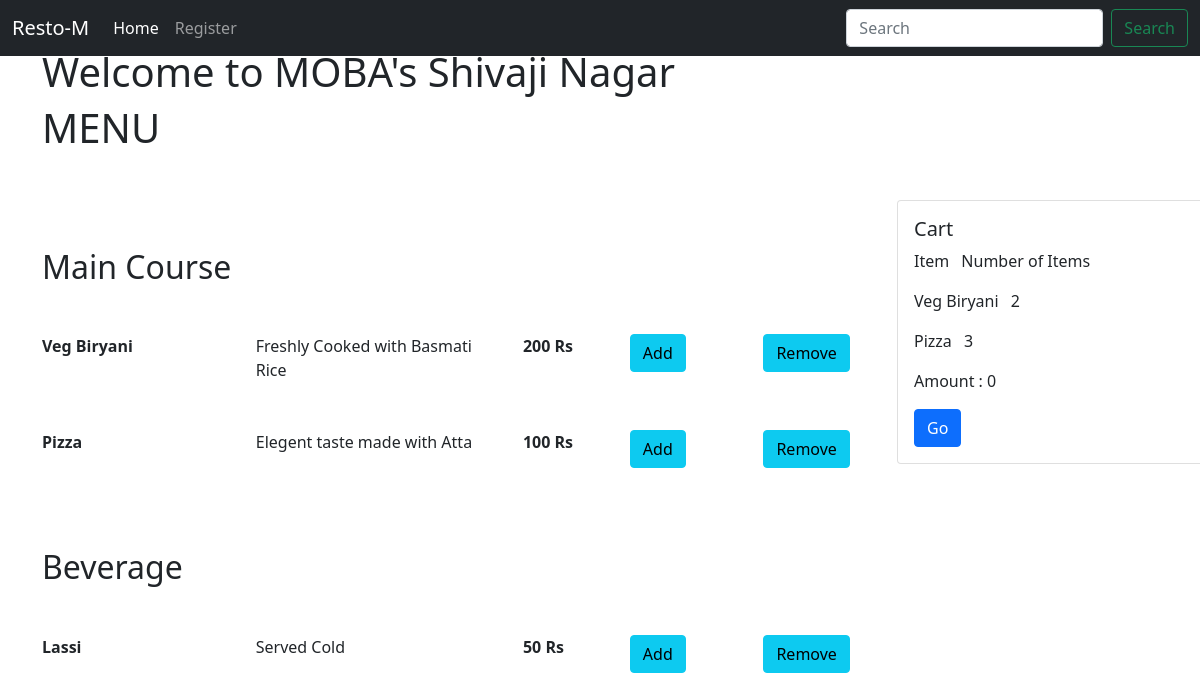
The app's page /customer/menu/1 with its own data.
### app.py (models this page shows)
class Customer(db.Model):
    custid=db.Column(db.Integer,primary_key=True)
    cname=db.Column(db.String(20),nullable=False)
    company = db.Column(db.String(20), nullable=False)
    branch = db.Column(db.String(20), nullable=False)

class Menu(db.Model):
    sno = db.Column(db.Integer, primary_key=True)
    item = db.Column(db.String(20), nullable=False)
    category=db.Column(db.String(20),nullable=False)
    desc = db.Column(db.String(200), nullable=False)
    prize=db.Column(db.Integer,nullable=False)
    cid=db.Column(db.Integer,nullable=False)
    def __repr__(self) -> str:
        return f"{self.sno} - {self.item} - {self.prize}-{self.cid}"

class Orders(db.Model):
    oid=db.Column(db.Integer,primary_key=True)
    custid=db.Column(db.Integer,nullable=False)
    item=db.Column(db.String(20),nullable=False)
    noi=db.Column(db.Integer,nullable=False)
    sno=db.Column(db.Integer,nullable=False)
    cid=db.Column(db.Integer,nullable=False)
    def __repr__(self) -> str:
        return f"{self.oid} - {self.item} - {self.noi}-{self.sno}"

### app.py (the view)
@app.route("/customer/menu/<int:custid>")
def menu(custid):
    noitem=False
    custobj = Customer.query.filter_by(custid=custid).first()
    branch=custobj.branch
    company=custobj.company
    comobj=Company.query.filter_by(company=company,branch=branch).first()
    cid=comobj.cid
    print(comobj)
    menobj=Menu.query.filter_by(cid=cid).all()
    category=[]
    for items in menobj:
        if items.category  not in category:
            category.append(items.category)
    print(menobj)
    print(category)
    try:
        ordobj=Orders.query.filter_by(custid=custid).all()
    except:
        noitem=True
    print(ordobj)
    return render_template("menu.html",branch=branch,company=company,menobj=menobj,
                           category=category,custid=custid,bill=bill,noitem=noitem,ordobj=ordobj,cid=cid)

### templates/menu.html (shortened to what this page needs)
{% extends 'base.html' %}
{% block body %}
<div class="container mt-5">
    <h1>Welcome to {{company}}'s {{branch}}</h1>
    <h1 class="mb-5">MENU</h1>
    <div class="row">
        <div class="col-lg">
            {% for cat in category %}
            <h2 class="my-5">{{cat}}</h2>
            {% for items in menobj  %}
                {% if items.category==cat %}
                <dl class="row">
                    <dt class="col-sm-3">{{items.item}}</dt>
                        <dd class="col-sm-9">
                            <dl class="row">
                            <dd class="col-sm-5">{{items.desc}}</dd>
                            <dt class="col-sm-2">{{items.prize}} Rs</dt>
                            <dd class="col"><a href="/customer/menu/{{custid}}/cart/{{items.sno}}/{{cid}}" class="btn btn-info">Add</a></dd>
                            <dd class="col"><a href="/customer/menu/{{custid}}/remove/{{items.sno}}/{{cid}}" class="btn btn-info">Remove</a></dd>
                            </dl>
                        </dd>
                </dl>
                {% endif %}
            {% endfor %}
            {% endfor %}
        </div>
        <div class="col-sm-3">
          <div class="card" style="width: 20rem;">
            <div class="card-body">
              <h5 class="card-title">Cart</h5>
              <ul class="list-inline">
                <li class="list-inline-item">Item</li>
                <li class="list-inline-item">Number of Items</li>
              </ul>
              {% if noitem %}
              <div class="alert alert-secondary" role="alert">
               No items selected!
            </div>
               {% else %}
               {% for order in ordobj %}
               <ul class="list-inline">
                <li class="list-inline-item">{{order.item}}</li>
                <li class="list-inline-item">{{order.noi}}</li>
              </ul>
               {% endfor %}
              {% endif %}
              <p class="card-text">Amount : {{bill}}</p>
              <a href="/payment/{{custid}}" class="btn btn-primary">Go</a>
            </div>
          </div>
        </div>
  </div>
{% endblock body %}

### templates/base.html (shortened to what this page needs)
<!doctype html>
<html lang="en">
  <head>
    <link href="https://cdn.jsdelivr.net/npm/bootstrap@5.1.3/dist/css/bootstrap.min.css" rel="stylesheet">
  </head>
  <body>
    <nav class="navbar navbar-expand-lg navbar-dark bg-dark fixed-top">
        <div class="container-fluid">
          <a class="navbar-brand" href="/">Resto-M</a>
          <div class="collapse navbar-collapse" id="navbarSupportedContent">
            <ul class="navbar-nav me-auto mb-2 mb-lg-0">
              <li class="nav-item">
                <a class="nav-link active" aria-current="page" href="/">Home</a>
              </li>
              <li class="nav-item">
                <a class="nav-link" href="/register">Register</a>
              </li>
             </ul>
            <form class="d-flex">
              <input class="form-control me-2" type="search" placeholder="Search" aria-label="Search">
              <button class="btn btn-outline-success bg-dark" type="submit">Search</button>
            </form>
          </div>
        </div>
      </nav>
        {% block body %}
        {% endblock body %}
  </body>
</html>

### records on screen
Customer: company "MOBA", branch "Shivaji Nagar"
Menu: category "Main Course", item "Veg Biryani", desc "Freshly Cooked with Basmati Rice", prize "200"
Menu: item "Pizza", desc "Elegent taste made with Atta", prize "100"
Menu: category "Beverage", item "Lassi", desc "Served Cold", prize "50"
Orders: item "Veg Biryani", noi "2"
Orders: item "Pizza", noi "3"

### other values on screen
{{ bill }} "0"
